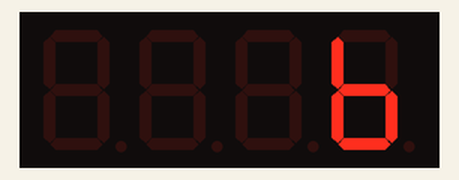
Recording of a sketch running on a simulated ESP32. On the bench: 4-digit seven-segment display. Wiring (inferred from the names in the program): 4-digit 7-segment display, segments lit when HIGH: segments GPIO 23, GPIO 22, GPIO 21, GPIO 19, GPIO 18, GPIO 5, GPIO 17, GPIO 16; digit selects GPIO 12, GPIO 14, GPIO 27, GPIO 26. The segment pins are drawn as the display they are named for.

Above: at 0.1 s.
At 0.7 s:
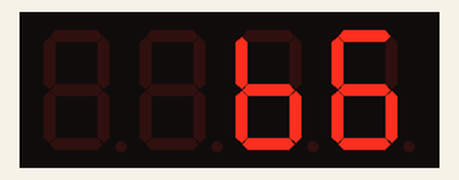
At 1.3 s:
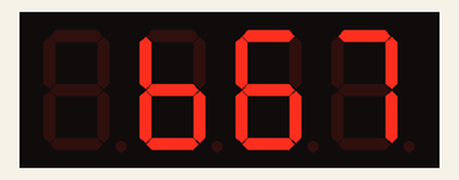
At 2.5 s:
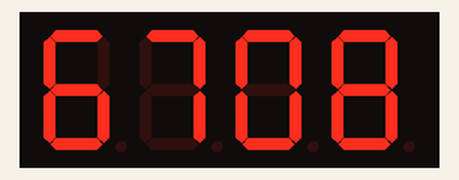
At 4.4 s:
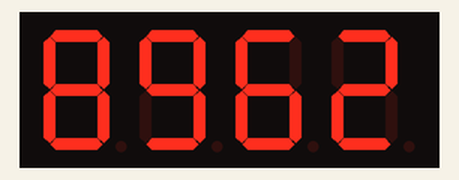
At 6.8 s:
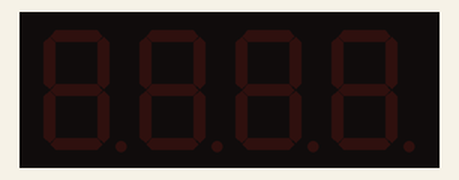

Measured:
- by itself, everything shown: repeats every 7.3 s, in 12 steps
- what the display in image 0 shows lasts 0.7 s, from 0.0 s to 0.7 s

The sketch:

3B_B67_4digit.ino
```cpp
#define scanTimeMSec 5
#define segCommon 0    // 0 = CK (GND Common), 1 = CA (Vcc Common)

int SegmentPosition[] = {12, 14, 27, 26}; // Dig.1(ซ้าย) -> Dig.4(ขวา)
int SegmentPort[] = {16, 17, 5, 18, 19, 21, 22, 23}; // tgfe dcba

// เพิ่มรหัส 0x00 (ดับไฟหมด) ไว้ที่ตำแหน่งสุดท้าย (Index 16) เพื่อใช้เป็น "ช่องว่าง"
int SegmentTable[] = {
  0x3F, 0x06, 0x5B, 0x4F, 0x66, // 0-4
  0x6D, 0x7D, 0x07, 0x7F, 0x6F, // 5-9
  0x77, 0x7C, 0x39, 0x5E, 0x79, 0x71, // A-F
  0x00 // Index 16 = Space (ดับทุกดวง)
};

// ข้อมูล: b 6 7 0 8 9 6 2
int MyData[] = {11, 6, 7, 0, 8, 9, 6, 2};
int DataLength = 8;
int SpaceChar = 16; // Index ของช่องว่างใน SegmentTable

int scrollStep = 0; // ตัวนับจังหวะการเลื่อน

void setup() {
  Serial.begin(115200);
  for (int i = 0; i < 8; i++) pinMode(SegmentPort[i], OUTPUT);
  for (int i = 0; i < 4; i++) {
    pinMode(SegmentPosition[i], OUTPUT);
    digitalWrite(SegmentPosition[i], 1 - segCommon);
  }
}

void Display_1Digit_7Segment(int iData) {
  int SegDecode = SegmentTable[iData];
  SegDecode = segCommon == 0 ? SegDecode : ~SegDecode;
  for (int i = 0; i < 8; i++) {
    digitalWrite(SegmentPort[7 - i], SegDecode & 1);
    SegDecode = SegDecode >> 1;
  }
}

// ฟังก์ชันคำนวณตำแหน่งและแสดงผล
void Display_Marquee(int step) {
  for (int j = 0; j < 4; j++) { // วนลูป 4 หลัก (ซ้ายไปขวา 0-3)

    // สูตรคำนวณตำแหน่งข้อมูล
    // เราลบ 3 ออก เพื่อให้ step แรกๆ ดึงค่าติดลบ (ซึ่งจะเป็นช่องว่าง)
    // ทำให้เกิด effect ตัวหนังสือโผล่มาจากทางขวา
    int charIndex = step + j - 3;

    int valueToShow;

    // ถ้า Index หลุดขอบซ้าย หรือ หลุดขอบขวา ให้แสดงช่องว่าง
    if (charIndex < 0 || charIndex >= DataLength) {
      valueToShow = SpaceChar;
    } else {
      valueToShow = MyData[charIndex];
    }

    Display_1Digit_7Segment(valueToShow);
    digitalWrite(SegmentPosition[j], segCommon);
    delay(scanTimeMSec);
    digitalWrite(SegmentPosition[j], 1 - segCommon);
  }
}

void loop() {
  // Loop หน่วงเวลา: ปรับเลข 30 เพื่อให้วิ่งช้าลงหรือเร็วขึ้น
  for (int frame = 0; frame < 30; frame++) {
    Display_Marquee(scrollStep);
  }

  scrollStep++;

  // คำนวณจุดจบ: DataLength + 4 เพื่อให้เลื่อนจนตัวสุดท้ายหายไปจากจอ
  if (scrollStep > DataLength + 3) {
    scrollStep = 0; // เริ่มต้นใหม่
  }
}
```
